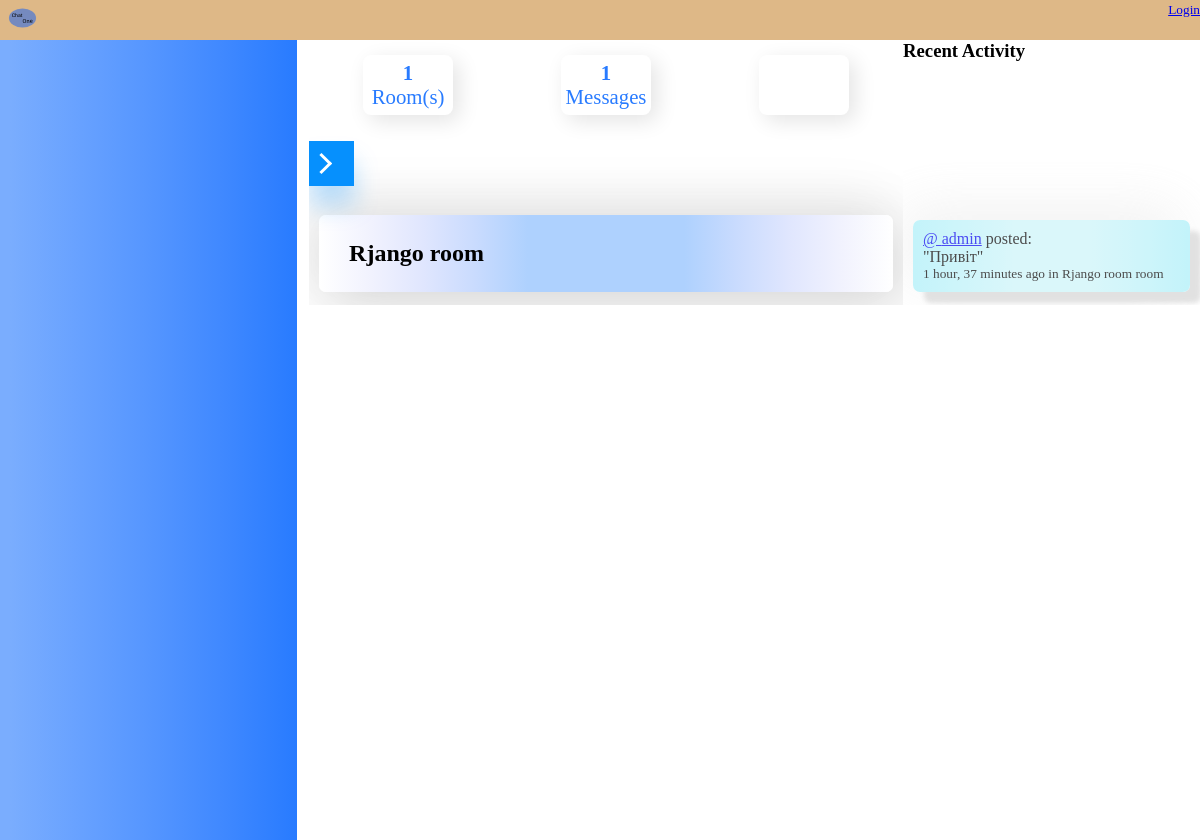
The page / on the database its author committed.
### base/models.py (models this page shows)
class Room(models.Model):
    topic = models.ForeignKey(Topic, on_delete=models.SET_NULL, null=True)
    host = models.ForeignKey(User, on_delete=models.SET_NULL, null=True)
    name = models.CharField(max_length=200)
    description = models.TextField(max_length=1500, blank=True, null=True)
    participants = models.ManyToManyField(User, related_name='participants', blank=True)
    created = models.DateField(auto_now_add=True)
    updated = models.DateField(auto_now=True)
    def __str__(self):
        return self.name

class Message(models.Model):
    user = models.ForeignKey(User, on_delete=models.CASCADE)
    room = models.ForeignKey(Room, on_delete=models.CASCADE)
    body = models.TextField(max_length=2000)
    created = models.DateTimeField(auto_now_add=True)
    updated = models.DateTimeField(auto_now=True)
    def __str__(self):
        return self.body[0:70]

### base/views.py (the view)
# urls.py: path('', views.index, name='home'),
def index(request):
    q = request.GET.get('q') if request.GET.get('q') is not None else ''
    rooms = Room.objects.filter(Q(topic__name__icontains=q) |
                                Q(name__icontains=q) |
                                Q(description__icontains=q)
                                )
    topics = Topic.objects.all()
    recent_activity = Message.objects.all().order_by('-created')[:8]
    room_count = rooms.count
    messages_counter = Message.objects.all().count
    title = 'Home page'
    context = {'rooms': rooms,
               'topics': topics,
               'recent_activity': recent_activity,
               'messages_counter': messages_counter,
               'room_count': room_count,
               'title': title
               }
    return render(request, 'base/home.html', context)

### base/templates/base/home.html (shortened to what this page needs)
{% extends 'main.html' %}
{% block content %}
<div class="main-total">
    <div class="home-main">
        <div class="top-bar">
            <div class="card-box">
                {% include 'base/top_bar_element.html' %}
            </div>
        </div>
        <p><a id="a" href="{% url 'create-room' %}"><span>Add Room</span></a></p>
        <div class="room-list">
            {% for room in rooms %}
            <div class="room-item">
                <div id="room-name">
                    <a href="{% url 'room' room.id%}">
                        <h4>{{ room.name }}</h4>
                    </a>
                </div>
            </div>
            {% endfor %}
        </div>
    </div>
    <div class="activity" >
        {% include 'base/activity.html' %}
    </div>
</div>
{% endblock %}

### templates/main.html (shortened to what this page needs)
<!doctype html>
{% load static %}
<html lang="en">
<head>
    <link rel="stylesheet" href="{% static 'style/main.css' %}">
    <link rel="stylesheet" href="{% static 'style/button_style.css' %}">
</head>
<body>
<div class="navbar">
    {%  include 'navbar_component.html'%}
</div>
<div class="home-content">
    <div class="sidebar">
    </div>
    <div class="main" >
            {% block content %}
            {% endblock %}
    </div>
</div>
</body>
</html>

### templates/navbar_component.html (shortened to what this page needs)
{% load static %}
<div class="logo">
    <a href="{% url 'home' %}"><img width="35px" src="{% static 'images/logo.svg' %}" alt="home-logo"></a>
</div>
<div class="search">
</div>
<div>
    {% if user.is_authenticated %}
        <div class="log">
            <p>Hello {{ user.username }}</p>
            <small><a href="{% url 'logout-user' %}">Logout</a></small>
        </div>
    {% else %}
        <small><a href="{% url 'login-page' %}">Login</a></small>
    {% endif %}
</div>

### base/templates/base/top_bar_element.html (shortened to what this page needs)
{% block content %}
<div class="card">
    <div class="card-number">{{ room_count }}</div>
    <div class="card-name">Room(s)</div>
</div>
<div class="card">
    <div class="card-number">{{ messages_counter }}</div>
    <div class="card-name">Messages</div>
</div>
<div class="card">
</div>
{% endblock %}

### base/templates/base/activity.html
{% block content %}
    <h3>Recent Activity</h3>
    {% for message in recent_activity %}
        <div class="recent-home">
            <div class="r-name">
                <span><a href="#">@ {{ message.user.username }}</a> posted:</span>
            </div>
            <div class="r-msg">
                <p>"{{ message }}"</p>
            </div>
            <small>{{ message.created|timesince }} ago in <span>{{ message.room }} room</span></small>
        </div>
    {% endfor %}
{% endblock %}

### static/style/main.css (style rules this page uses)
* { margin: 0; padding: 0; box-sizing: border-box; }
:root { --blue: #287bff; --white: #fff; --grey: #f5f5f5; --black1: #222; --black2: #999; }
.home-content { position: relative; display: flex; gap: 1%; background: var(--white); }
.sidebar { max-height: 100vh; background: var(--blue); border-left: 10px solid #7aadfe; height: 100vh; width: 300px; overflow-x: hidden; font-family: 'Assistant', sans-serif; transition: ease-in-out 0.5s; background-image: linear-gradient(to right, #7aadfe, #67a1ff, #5495ff, #3f88ff, #287bff); }
.navbar { background: burlywood; display: flex; justify-content: space-between; height: 40px; }
.main { height: 90vh; width: calc(100% - 300px); overflow-y: scroll; transition: width 0.7s; }
.main-total { display: grid; grid-template-columns: 2fr 1fr; }
.home-main { display: flex; flex-direction: column; gap: 1em; overflow-x: scroll; }
.card-box { display: flex; justify-content: space-around; margin: 15px 0 10px; }
.card { min-width: 90px; height: 60px; display: flex; flex-direction: column; justify-content: center; align-items: center; color: var(--blue); font-size: 1.3em; border-radius: 8px; background: var(--white); box-shadow: 6px 6px 21px #e4e4e4, -6px -6px 21px #ffffff; }
.card-number { font-weight: bold; }
.room-item { display: flex; gap: 4%; height: auto; align-content: center; margin: 13px 10px; padding: 5px; border-radius: 7px; background-image: linear-gradient(to right, #ffffff, #f1f2fe, #e0e6fe, #c9dbfe, #aed1fe, #aed1fe, #aed1fe, #aed1fe, #c9dbfe, #e0e6fe, #f1f2fe, #ffffff); box-shadow: 11px 11px 59px #d5d5d5, -11px -11px 59px #ebebeb; }
#room-name { flex-grow: 4; display: flex; flex-direction: column; justify-content: center; }
#room-name a h4 { display: flex; flex-direction: column; color: black; font-size: 1.5em; padding-left: 25px; }
.room-item #room-name a { text-decoration: none; padding-top: 20px; padding-bottom: 20px; }
.activity { position: relative; max-height: 90vh; display: flex; flex-direction: column; justify-content: space-between; overflow-y: scroll; }
.recent-home { display: flex; flex-direction: column; justify-content: space-around; padding: 10px; height: auto; margin: 13px 10px; border-radius: 7px; opacity: 0.7; background-image: linear-gradient(to right, #aaeff8, #b3f0f8, #bbf2f8, #c3f3f9, #cbf4f9, #cbf4f9, #cbf4f9, #cbf4f9, #c3f3f9, #bbf2f8, #b3f0f8, #aaeff8); box-shadow: 11px 11px 5px #d5d5d5, -11px -11px 59px #ebebeb; }
.r-msg { overflow-wrap: anywhere; }
.search { margin: auto 0; width: 25%; height: 30px; }
.logo { margin: auto 5px; }

### static/style/button_style.css (style rules this page uses)
#a { position: relative; background: #0690fd; color: #fff; width: 45px; height: 45px; display: flex; justify-content: center; align-items: center; transition: 0.2s; box-shadow: 0 20px 25px #0690fd44; overflow: hidden; text-decoration: none; font-size: 1.1em; text-transform: uppercase; letter-spacing: 0.1em; }
#a::before { content: ''; position: absolute; right: 25px; width: 12px; height: 12px; border-top: 3px solid #fff; border-right: 3px solid #fff; transform: rotate(45deg); transition: 0.5s; }
#a::after { content: ''; position: absolute; left: -50px; width: 12px; height: 12px; border-top: 3px solid #fff; border-right: 3px solid #fff; transform: rotate(45deg) translate(-50px, 50px); transition: 0.5s; }

### rows shown on the page
Room: name "Rjango room"
Message: user.username "admin", body "Привіт", created "1 hour, 37 minutes", room "Rjango room"

### other values the page prints
{{ room_count }} "1"
{{ messages_counter }} "1"
